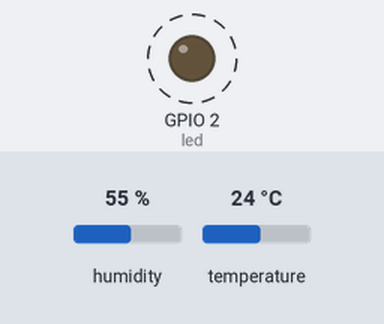
This program was run on a simulated ESP32 board running MicroPython. Shown: output pins drawn as LEDs (lit = HIGH). Dashed ring = blinking. Inputs (shaded band) come from the test bench; at power-on: humidity 55 %, temperature 24 °C. What the program prints to the serial console is not drawn.

Above: at 0.2 s.
Timing chart, 0 to 3.0 s (numbered marks = the images above):
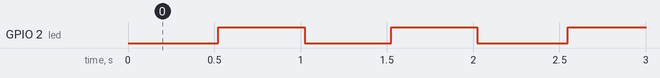

The program:

main.py
```python
"""Blink the on-board LED (GPIO 2 on most ESP32 dev kits) and print temperature
if a DHT22 sensor is wired to GPIO 4.

If the DHT read fails (no sensor), the loop still blinks. That way the very
first flash always shows "something is alive" without any hardware other than
the ESP32 itself.
"""
import time
from machine import Pin

try:
    import dht
    DHT_PIN = 4
    dht_sensor = dht.DHT22(Pin(DHT_PIN))
    print(f"DHT22 configured on GPIO {DHT_PIN}")
except Exception as err:  # noqa: BLE001 — sensor is optional
    dht_sensor = None
    print(f"DHT22 not available: {err!r} (blink-only mode)")

led = Pin(2, Pin.OUT)


def read_temperature() -> tuple[float, float] | None:
    if dht_sensor is None:
        return None
    try:
        dht_sensor.measure()
        return dht_sensor.temperature(), dht_sensor.humidity()
    except OSError as err:
        print(f"DHT read error: {err}")
        return None


tick = 0
while True:
    led.value(tick % 2)
    if tick % 4 == 0:
        reading = read_temperature()
        if reading is not None:
            temp_c, humidity = reading
            print(f"tick={tick} led={led.value()} temp={temp_c}C humidity={humidity}%")
        else:
            print(f"tick={tick} led={led.value()}")
    time.sleep_ms(500)
    tick += 1
```

boot.py
```python
# This file is executed once on every boot (including wake-boot from deepsleep).
# Kept intentionally minimal — put Wi-Fi credentials and setup here later.

import gc
gc.collect()
print("Skilluv starter-iot-esp32 — MicroPython boot")
```

Measured:
- by itself, GPIO 2 (led): alternates HIGH for 0.50 s and LOW for 0.51 s
